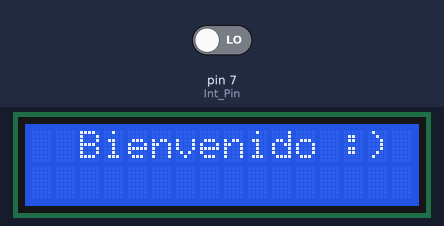
The sketch below on a simulated Arduino Uno, built with avr-gcc and run on an emulated ATmega328P. Parts: 16×2 character LCD. Inputs (shaded band) come from the test bench; at power-on: pin 7 (Int_Pin) LOW.

Above: at 6.1 s.
At 16.5 s:
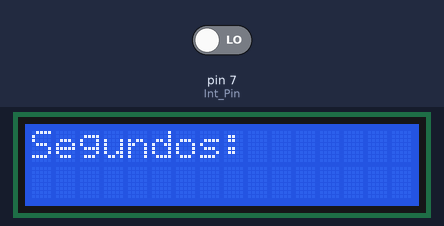
16.6 s: pin 7 (Int_Pin) driven HIGH
At 17.0 s:
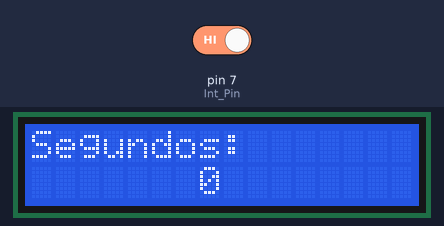
Timing chart, 0 to 19.6 s (numbered marks = the images above; inputs shaded):
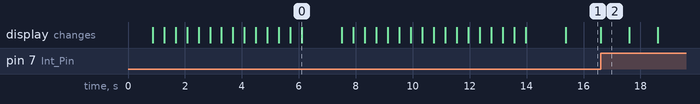

The sketch:

spd_arduino08_0011.ino
```cpp
// Liberia para LCD
#include <LiquidCrystal.h>
// Configuramos LCD (Pines Entre Arduino y LCD)
LiquidCrystal lcd(12, 11, 5, 4, 3, 2);
int contador = 0;
int Int_Pin = 7;
int inputValue = 0;


void setup() {
  // Inicializamos LCD
  lcd.begin(16, 2);
  pinMode(Int_Pin, INPUT);
  for(int i=16;i>=1;i--)
 {
 lcd.setCursor(i, 0);
 lcd.print(" Bienvenido :)  ");
 delay(400);
 }
  delay(1000);
 for(int i=16;i>=0;i--)
 {
 lcd.clear();
 lcd.setCursor(i, 1);
 lcd.print("Iniciando conteo");
 delay(400);
 }
  delay(1000);
  lcd.clear();
  lcd.setCursor(0, 0);
  lcd.print("Segundos:");
  }

void loop() {
  inputValue = digitalRead(Int_Pin);
if(inputValue == HIGH)
{
  lcd.setCursor(7, 1);
  lcd.print(contador);
  contador++;
  delay(1000);
} else
{
  lcd.noCursor();
  }
}
```

Measured:
- after the input at 16.6 s, the display: changes at once (image 2)
- what the display in image 0 shows lasts 1.4 s, from 6.1 s to 7.5 s
- what the display in image 2 shows lasts 1.0 s, from 16.6 s to 17.6 s
